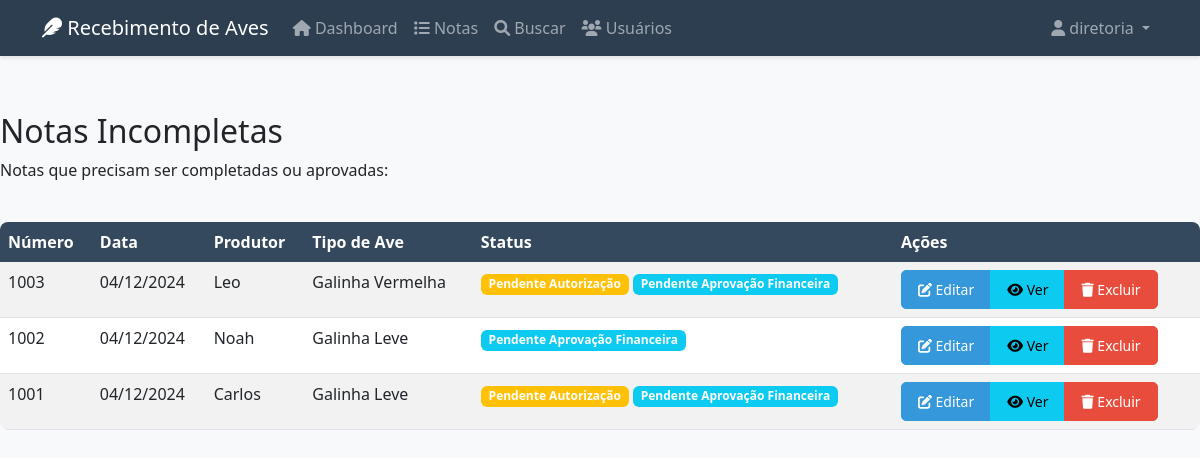
/notas_incompletas (signed in), run on the app's committed database.
### app.py (models this page shows, shortened)
class User(UserMixin, db.Model):
    id = db.Column(db.Integer, primary_key=True)
    username = db.Column(db.String(80), unique=True, nullable=False)
    password_hash = db.Column(db.String(120), nullable=False)
    role = db.Column(db.String(20), nullable=False)  # 'diretoria', 'financeiro', 'usuario', 'visualizador'
    nome_completo = db.Column(db.String(100))
    email = db.Column(db.String(120))
    data_criacao = db.Column(db.DateTime, default=datetime.now)
    ativo = db.Column(db.Boolean, default=True)
    criado_por_id = db.Column(db.Integer, db.ForeignKey('user.id'))
    @property
    def is_diretoria(self):
        return self.role == 'diretoria'

class Nota(db.Model):
    id = db.Column(db.Integer, primary_key=True)
    numero = db.Column(db.Integer, unique=True, nullable=False)
    tipo_ave = db.Column(db.String(50), nullable=True)
    num_cargas = db.Column(db.Integer, nullable=True)
    ordem_carga = db.Column(db.String(10), nullable=True)
    data_abate = db.Column(db.DateTime, nullable=True)
    dia_semana = db.Column(db.String(20), nullable=True)
    motorista = db.Column(db.String(100), nullable=True)
    transportadora = db.Column(db.String(100), nullable=True)
    placa_veiculo = db.Column(db.String(20), nullable=True)
    qtd_caixas = db.Column(db.Integer, nullable=True)
    frete_status = db.Column(db.String(20), nullable=True)
    km_saida = db.Column(db.Float, nullable=True)
    km_chegada = db.Column(db.Float, nullable=True)
    valor_frete = db.Column(db.Float, nullable=True)
    pedagios = db.Column(db.Float, nullable=True)
    outras_despesas = db.Column(db.Float, nullable=True)
    produtor = db.Column(db.String(100), nullable=True)
    estado = db.Column(db.String(2), nullable=True)
    nota_fiscal = db.Column(db.String(50), nullable=True)
    data_nf = db.Column(db.DateTime, nullable=True)
    gta = db.Column(db.String(50), nullable=True)
    data_gta = db.Column(db.DateTime, nullable=True)
    aves_granja = db.Column(db.Integer, nullable=True)
    aves_mortas = db.Column(db.Integer, nullable=True)
    aves_recebidas = db.Column(db.Integer, nullable=True)
    aves_contador = db.Column(db.Integer, nullable=True)
    agenciador = db.Column(db.String(100), nullable=True)
    caixas_vazias = db.Column(db.Integer, default=0)
    peso_granja = db.Column(db.Float, nullable=True)
    peso_frigorifico = db.Column(db.Float, nullable=True)
    mortalidade_excesso = db.Column(db.Float, default=0)
    aves_molhadas_granja = db.Column(db.Float, default=0)
    aves_molhadas_chuva = db.Column(db.Float, default=0)
    quebra_maus_tratos = db.Column(db.Float, default=0)
    aves_papo_cheio = db.Column(db.Float, default=0)
    outras_quebras = db.Column(db.Float, default=0)
    descricao_quebras = db.Column(db.String(200))
    adiantamento_frete = db.Column(db.Float, default=0)
    valor_combustivel = db.Column(db.Float, default=0)
    valor_kg = db.Column(db.Float, nullable=True)
    status = db.Column(db.String(20), default='incompleta')
    campos_pendentes = db.Column(db.String(200), nullable=True)
    data_criacao = db.Column(db.DateTime, default=datetime.utcnow)
    autorizado_por = db.Column(db.Integer, db.ForeignKey('user.id'))
    autorizado_por_usuario = db.relationship('User', foreign_keys=[autorizado_por])
    autorizada = db.Column(db.Boolean, default=False)
    data_autorizacao = db.Column(db.DateTime)
    assinatura_autorizador = db.Column(db.String(100))
    verificado_por = db.Column(db.Integer, db.ForeignKey('user.id'))
    verificado_por_usuario = db.relationship('User', foreign_keys=[verificado_por])
    verificado_financeiro = db.Column(db.Boolean, default=False)
    aprovado_financeiro = db.Column(db.Boolean, default=False)
    data_aprovacao_financeiro = db.Column(db.DateTime)
    observacoes_financeiro = db.Column(db.Text)

### app.py (the view)
@app.route('/notas_incompletas')
@login_required
def notas_incompletas():
    notas = Nota.query.filter(
        (Nota.autorizada == False) |
        (Nota.aprovado_financeiro == False)
    ).order_by(Nota.data_criacao.desc()).all()
    return render_template('notas_incompletas.html', notas=notas)

### app.py (called while the page is built)
@login_manager.user_loader
def load_user(user_id):
    return User.query.get(int(user_id))

### templates/notas_incompletas.html (shortened to what this page needs)
{% extends "base.html" %}
{% block content %}
<div class="row">
    <div class="col-12">
        <h2>Notas Incompletas</h2>
        <p>Notas que precisam ser completadas ou aprovadas:</p>
    </div>
</div>
<div class="row mt-4">
    <div class="col-12">
        <div class="table-responsive">
            <table class="table table-striped table-hover">
                <thead>
                    <tr>
                        <th>Número</th>
                        <th>Data</th>
                        <th>Produtor</th>
                        <th>Tipo de Ave</th>
                        <th>Status</th>
                        <th>Ações</th>
                    </tr>
                </thead>
                <tbody>
                    {% for nota in notas %}
                    <tr>
                        <td>{{ nota.numero }}</td>
                        <td>{{ nota.data_criacao.strftime('%d/%m/%Y') }}</td>
                        <td>{{ nota.produtor }}</td>
                        <td>{{ nota.tipo_ave }}</td>
                        <td>
                            {% if not nota.autorizada %}
                                <span class="badge bg-warning">Pendente Autorização</span>
                            {% endif %}
                            {% if not nota.aprovado_financeiro %}
                                <span class="badge bg-info">Pendente Aprovação Financeira</span>
                            {% endif %}
                        </td>
                        <td>
                            <div class="btn-group">
                                <a href="{{ url_for('editar_nota_incompleta', id=nota.id) }}" class="btn btn-sm btn-primary">
                                    <i class="fas fa-edit"></i> Editar
                                </a>
                                <a href="{{ url_for('ver_nota', id=nota.id) }}" class="btn btn-sm btn-info">
                                    <i class="fas fa-eye"></i> Ver
                                </a>
                                <button class="btn btn-sm btn-danger" onclick="excluirNota({{ nota.id }})">
                                    <i class="fas fa-trash"></i> Excluir
                                </button>
                            </div>
                        </td>
                    </tr>
                    {% else %}
                    <tr>
                        <td colspan="6" class="text-center">Nenhuma nota incompleta encontrada.</td>
                    </tr>
                    {% endfor %}
                </tbody>
            </table>
        </div>
    </div>
</div>
{% endblock %}

### templates/base.html (shortened to what this page needs)
<!DOCTYPE html>
<html lang="pt-br">
<head>
    <link href="https://cdn.jsdelivr.net/npm/bootstrap@5.3.0/dist/css/bootstrap.min.css" rel="stylesheet">
    <link href="https://cdnjs.cloudflare.com/ajax/libs/font-awesome/6.0.0/css/all.min.css" rel="stylesheet">
    <link href="{{ url_for('static', filename='css/style.css') }}" rel="stylesheet">
</head>
<body>
    {% if current_user.is_authenticated %}
    <nav class="navbar navbar-expand-lg navbar-dark bg-primary">
        <div class="container">
            <a class="navbar-brand" href="{{ url_for('dashboard') }}">
                <i class="fas fa-feather"></i> Recebimento de Aves
            </a>
            <div class="collapse navbar-collapse" id="navbarNav">
                <ul class="navbar-nav me-auto">
                    <li class="nav-item">
                        <a class="nav-link" href="{{ url_for('dashboard') }}">
                            <i class="fas fa-home"></i> Dashboard
                        </a>
                    </li>
                    <li class="nav-item">
                        <a class="nav-link" href="{{ url_for('lista_notas') }}">
                            <i class="fas fa-list"></i> Notas
                        </a>
                    </li>
                    <li class="nav-item">
                        <a class="nav-link" href="{{ url_for('buscar_notas') }}">
                            <i class="fas fa-search"></i> Buscar
                        </a>
                    </li>
                    {% if current_user.is_diretoria %}
                    <li class="nav-item">
                        <a class="nav-link" href="{{ url_for('lista_usuarios') }}">
                            <i class="fas fa-users"></i> Usuários
                        </a>
                    </li>
                    {% endif %}
                </ul>
                <ul class="navbar-nav">
                    <li class="nav-item dropdown">
                        <a class="nav-link dropdown-toggle" href="#" id="userDropdown" role="button"
                           data-bs-toggle="dropdown">
                            <i class="fas fa-user"></i> {{ current_user.username }}
                        </a>
                    </li>
                </ul>
            </div>
        </div>
    </nav>
    {% endif %}
    <main class="py-4">
        {% block content %}{% endblock %}
    </main>
</body>
</html>

### static/css/style.css (style rules this page uses)
body { background-color: #f8f9fa; min-height: 100vh; padding-bottom: 2rem; }
.navbar { box-shadow: 0 2px 4px rgba(0, 0, 0, 0.1); margin-bottom: 2rem; }
.btn-primary { background-color: #0d6efd; border-color: #0d6efd; transition: all 0.2s ease-in-out; }
.row { animation: fadeIn 0.5s ease-out; }

### templates/base.html (style rules this page uses)
:root { --primary-color: #2c3e50; --secondary-color: #34495e; --accent-color: #3498db; --success-color: #27ae60; --warning-color: #f1c40f; --danger-color: #e74c3c; }
body { background-color: #f8f9fa; }
.navbar { background-color: var(--primary-color) !important; box-shadow: 0 2px 4px rgba(0,0,0,0.1); }
.btn { border-radius: 5px; padding: 0.5rem 1rem; font-weight: 500; transition: all 0.3s ease; }
.btn-primary { background-color: var(--accent-color); border-color: var(--accent-color); }
.btn-danger { background-color: var(--danger-color); border-color: var(--danger-color); }
.table { background: white; border-radius: 8px; overflow: hidden; }
.table thead th { background-color: var(--secondary-color); color: white; border: none; }

### data on the page
User: username "diretoria"
Nota: numero "1003", data_criacao "04/12/2024", produtor "Leo", tipo_ave "Galinha Vermelha", autorizada "Pendente Autorização", aprovado_financeiro "Pendente Aprovação Financeira"
Nota: numero "1002", data_criacao "04/12/2024", produtor "Noah", tipo_ave "Galinha Leve", aprovado_financeiro "Pendente Aprovação Financeira"
Nota: numero "1001", data_criacao "04/12/2024", produtor "Carlos", tipo_ave "Galinha Leve", autorizada "Pendente Autorização", aprovado_financeiro "Pendente Aprovação Financeira"
